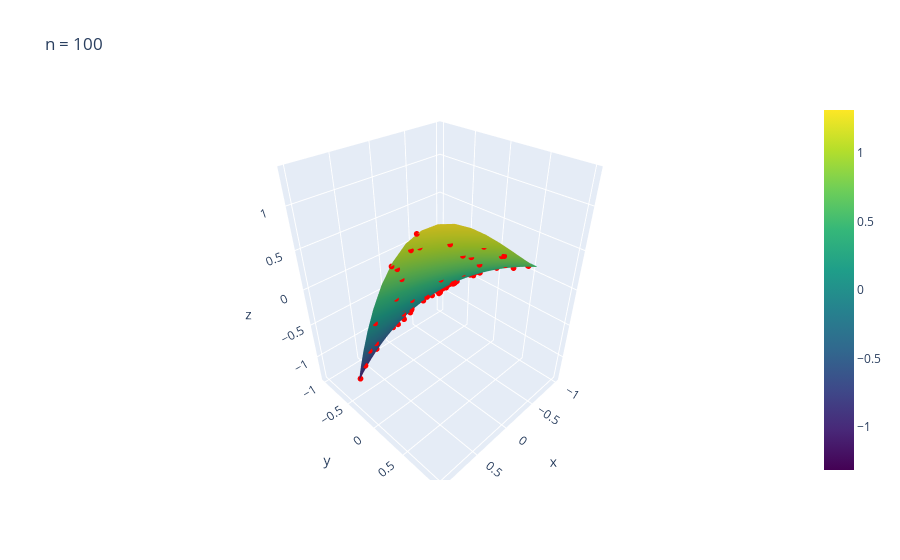
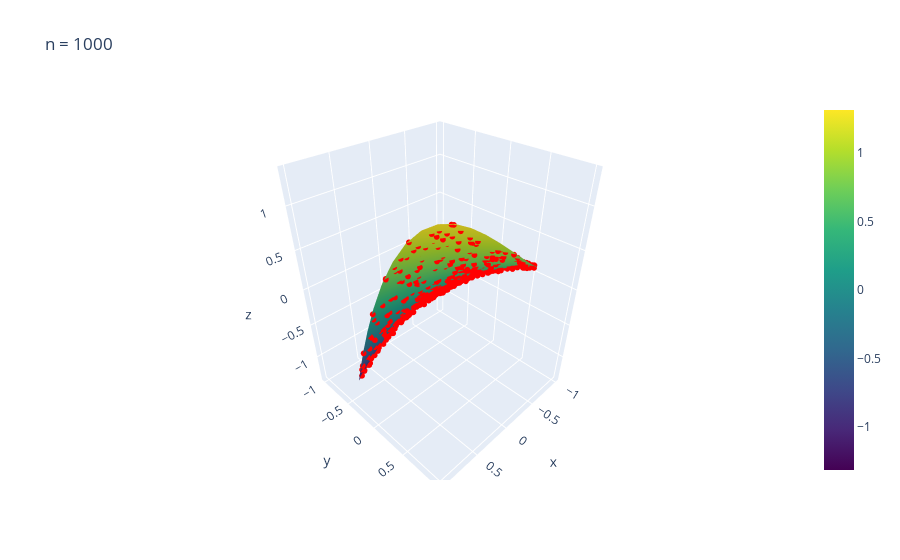
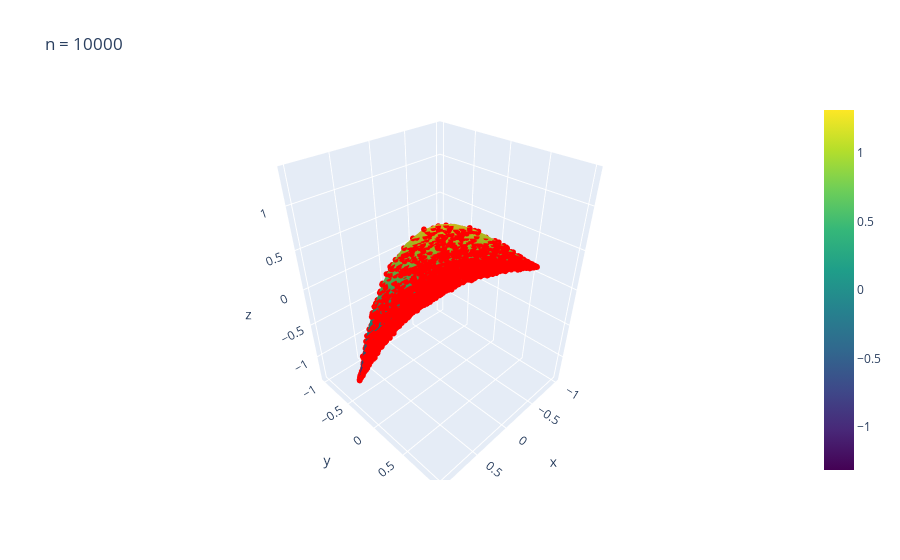

The code cell stored with these charts, in order, in its notebook:
### Code cell
# time grows linearly
whole_exp(100) # 6 seconds
whole_exp(1000) # 1 min
whole_exp(10000) # 5 mins
